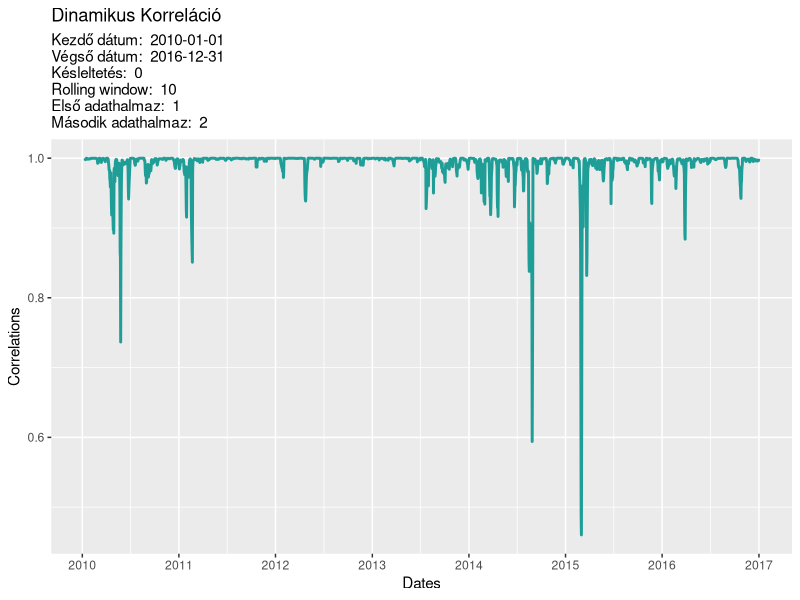

The R source for this figure:
require(tidyverse)
require(readxl)
#install.packages("Tidyverse")

#kezdo_datum = "2015-01-01" #paraméter, mikortól kezdődjön a korreláció számítása
#veg_datum = "2016-12-31" #paraméter, meddig tartson a korreláció számítása
#kesleltet<-100 #paraméter, mennyivel történjen a késleltetés
#ablak_meret<-100 #paraméter, mekkora időintervallumon történjen a korreláció számítása
#X = 1 #paraméter, melyik eszköz (ez lesz eltolva)
#Y = 2 #paraméter, melyik másik eszköz
#tipp: az ablak_meret 5-nél nem lehet kisebb

tidyverse_check_installer <- function()
{
  my_packages <- library()$results
  n = length(my_packages)
  readpackage = 0
  for(i in 1:n)
  {
    if (my_packages[i] == "tidyverse")
    {
      readpackage <- i
    }
  }
  
  if (readpackage==0){
    # readxl package is not installed, so now we have to
    install.packages("tidyverse")
  }

}


korrelacio <-
  function(kezdo_datum = "2010-01-01",
           veg_datum = "2016-12-31",
           kesleltet = 0,
           ablak_meret = 100,
           X = 1,
           Y = 2) {
    #ellenőrizzük be van-e töltve tidyverse, ha nincs, betöltjük
    tidyverse_check_installer()
    
    # Átalakítjuk dátummá
    kezdo_datum = as.Date(kezdo_datum)
    veg_datum = as.Date(veg_datum)
    
    # Beolvassuk a fájlt
    WTI2 <- readxl::read_excel("WTI2.xlsx")
    
    adat_kezdo = as.Date(WTI2[1, 1]$Date) #legelső megfigyelés időpontja
    adat_vegso = as.Date(WTI2[length(WTI2[[1]]), 1]$Date) #utolsó megfigyelés időpontja
    
    
    # Leellenőrizzük, hogy a paramétereink megfelelőek-e
    if (!check_parameters(adat_kezdo,
                          adat_vegso,
                          kezdo_datum,
                          veg_datum,
                          kesleltet,
                          ablak_meret,
                          X,
                          Y)) {
      stop("RIP")
    }
    
    #szám formátumban megkapom a paraméter kezdő dátum és a legelső megfigyelés közötti időt
    decent <-
      as.integer(as.Date(kezdo_datum) - as.Date(adat_kezdo))
    i = decent + kesleltet + 1#az első adatsort eltolom a késleltetéssel, és a kezdő dátummal
    output = NULL
    
    # Szám formátumban megkapom a paraméter végső dátum és a legelső megfigyelés közötti időt
    vegso <-
      as.integer(as.Date(veg_datum) - as.Date(adat_kezdo)) + 1
    
    # A results változóba kapjuk vissza a korrelációkat X és Y adatoszlop között
    # tipp: elég csak a CL* formában megadni ezt a két számot a program automatikusan
    # hozzáad egyet, hogy megkapja az oszlopok indexét az adatokban (tehát nem szükséges CL(* - 1))
    results = calculate_correlation(vegso, ablak_meret, kesleltet, i, X, Y)
    
    # Csak egy külön változóba kitesszük a dátumokat
    dates <-
      as.Date(WTI2$Date[(decent + ablak_meret + kesleltet + 1):vegso])
    
    # Ez lesz az idősor (dátum- és korrelációs vektor)
    data_plot <- cbind(dates, results)
    
    # Hogy jobban értse az olvasó a kódot megváltoztatjuk az oszlopok neveit
    colnames(data_plot) <- c("Dates", "Correlations")
    
    
    # Átalakítjuk az adathalmazunk tibble-re, hogy szebben tudjuk ábrázolni.
    tibble_data <- tibble::as_tibble(data_plot)
    
    tibble_data$Dates <-
      as.Date(tibble_data$Dates, origin = "1970-01-01")
    
    # Úgy kerül ábrázolásra, hogy a kezdő időpont +eltolás+ablak mérete lesz az első időpont,
    # amire korreláció lesz, és az utolsó pedig a paraméterként megadott utolsó időpontra lesz
    plot_data_function(tibble_data,
                       kezdo_datum,
                       veg_datum,
                       kesleltet,
                       ablak_meret,
                       X,
                       Y)
  }


# Ez a függvény ellenőrzi le, hogy a paraméterek megfelelően vannak-e megadva
# Ha valamelyik hibás, akkor FALSE visszatérési értéket ad, ezután a program
# egy hibaüzenet ír ki és kilép
check_parameters <-
  function(adat_kezdo,
           adat_vegso,
           kezdo_datum,
           veg_datum,
           kesleltet,
           ablak_meret,
           X,
           Y) {
    # Leellenőrizzük, hogy karakter formátumokba kaptuk-e a kezdő és vég dátumokat, tehát át tudtuk alakítani
    if (typeof(kezdo_datum) != "double" || typeof(veg_datum) != "double") {
      print("Karakter formátumba adja meg a kezdő és végdátumokat pl: \"2010-01-01\"")
      return(FALSE)
      
      # Ha karakterek, akkor megnézzük, hogy a fájlban megadott intervallumba esnek-e
    } else if (kezdo_datum < adat_kezdo || veg_datum > adat_vegso) {
      print(
        paste(
          "Kérjük olyan dátumot adjon meg, ami az elemzés intervallumába beleesik:",
          adat_kezdo,
          "és",
          adat_vegso,
          "között."
        )
      )
      return(FALSE)
      
      # Leellenőrizzük, hogy a többi paramétert egész szám formátumban adta meg
    } else if (typeof(kesleltet) != "double" ||
               typeof(ablak_meret) != "double" ||
               typeof(X) != "double" || typeof(Y) != "double") {
      print("Kérjük a dátumokon kívüli paramétereket egész számok formájában adja meg.")
      return(FALSE)
      
      # Ellenőrizzük, hogy megfelelő intevallumban kaptuk-e meg a paramétereket (pl. az ablak_meret nem negatív)
    } else if (kesleltet < 0 || X < 1 || X > 24 || Y < 1 || Y > 24 ) {
      print("Kérjük megfelelő intevallumban adja meg a paramétereket (pl. a késleltetés ne legyen negatív).")
      return(FALSE)
      
      # Ablak méret ellenőrzése, 5-nél kisebbet nem fogadunk el.
    } else if (ablak_meret <= 4) {
      print("Az ablak_meret nem lehet 5-nél kisebb.")
      return(FALSE)
      
      # Ellenőrizzük, hogy az ablak méret és a késleltetés összege kisebb nagyobb-e, mint az elemzendő intervallum
    } else if (as.integer(as.Date(veg_datum) - as.Date(kezdo_datum)) <= (kesleltet + ablak_meret)) {
      print("Adjon meg bővebb intervallumot, vagy csekélyebb ablak méretet és késleltetést!")
      return (FALSE)
    }
    return(TRUE)
  }


# Ebben a függvényben számoljuk ki a korrelációt. Visszatérésként a korrelációs vektort adja.
# tipp: elég csak a CL* formában megadni ezt a két számot a program automatikusan
# hozzáad egyet, hogy megkapja az oszlopok indexét az adatokban. Tehát ha X = 1 és
# Y = 2 a kapott paraméter, akkor CL1 és CL2 között számol.
calculate_correlation <-
  function(vegso = 2557,
           ablak_meret = 100,
           kesleltet = 0,
           i = 1,
           X,
           Y,
           the_data = readxl::read_excel("WTI2.xlsx")) {
    output = NULL
    # Annyiszor kell korrelációt futtatni, amennyi az utolsó megadott dátum, és az eltolás+késleltetés+kezdő dátum (paraméter) közötti idő
    while (i <= vegso - ablak_meret) {
      #itt számolódik a korreláció
      correlation = cor(the_data[[1 + X]][i:(ablak_meret + i)], the_data[[1 + Y]][(i - kesleltet):(ablak_meret + i - kesleltet)])
      output = rbind(output, correlation) # ez lesz a korreláció vektora
      i = i + 1 # Tovább lépés
    }
    
    # Ellenőrzés, hogy nagyjából megfelelő erdményt kaptunk-e.
    # Ha nem, akkor megszakítja a program futását.
    if(check_results(output)){
      return(output)
    } else {
      print("A korreláció számítása során nem jó adatokat kaptunk.")
      stop("Wrong Results")
    }
    
  }

# Egy rövid vizsgálat, hogy az eredményeink megfelelnek-e a valóságnak
# A korreláció [-1, 1] intervallumon mozog.
check_results <- function(results) {
  
  # Az eredmény mátrixon végigiterálva, megnézzük van-e 1 nél nagyobb
  # vagy 0-nál kisebb szám.
  for(row in 1:nrow(results)){
    if (results[row, 1] < -1.0000 || results[row, 1] > 1.0000){
      return(FALSE)
    }
  }
  
  return(TRUE)
}


# Ábrázolás, a paraméterek kiírásához szükséges azok átadása, paraméterként.
plot_data_function <-
  function(the_data,
           loc_kezdo_datum,
           loc_veg_datum,
           loc_kesleltet,
           loc_ablak_meret,
           loc_X,
           loc_Y) {
    
    gg <- ggplot2::ggplot(the_data) +
      ggplot2::aes(x = Dates, y = Correlations) +
      ggplot2::geom_line(color = "#1f9e98", size = 1) +
      ggplot2::labs(
        title = "Dinamikus Korreláció",
        subtitle = paste(
          "Kezdő dátum: ",
          loc_kezdo_datum,
          "\nVégső dátum: ",
          loc_veg_datum,
          "\nKésleltetés: ",
          loc_kesleltet,
          "\nRolling window: ",
          loc_ablak_meret,
          "\nElső adathalmaz: ",
          loc_X,
          "\nMásodik adathalmaz: ",
          loc_Y
        )
      ) + 
    ggplot2::scale_x_date(date_breaks = "1 year", date_labels = "%Y")
    
    plot(gg)
    
  }


korrelacio("2010-01-01", "2016-12-31", 0, 10, 1, 2)
